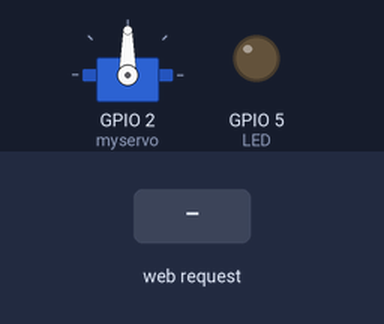
Simulated run of this sketch. Board: ESP32. On the bench: servo, output pins drawn as LEDs (lit = HIGH). The test bench sets the inputs (shaded band). WiFi joins after 1.5 s; servers stay silent unless stated; what the sketch prints to the serial monitor is not drawn.

Above: at 2.7 s.
2.8 s: HTTP request GET /lock received
At 3.2 s:
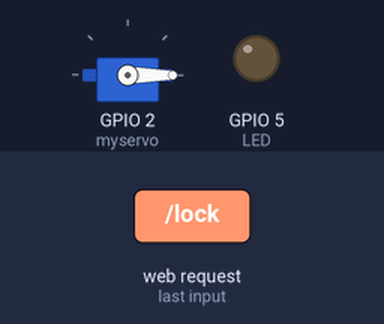
5.8 s: HTTP request GET /unlock received
At 6.7 s:
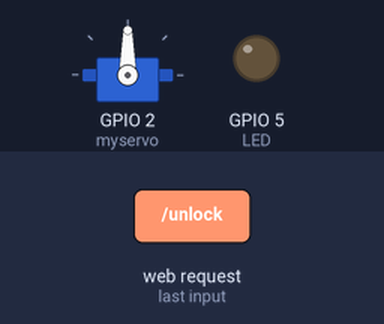
7.3 s: HTTP request GET /lock?plain=1 received
At 7.9 s:
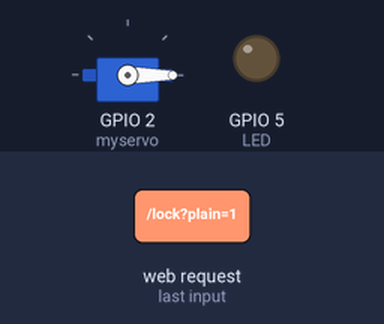
8.8 s: HTTP request GET /unlock?plain=1 received
At 10.2 s:
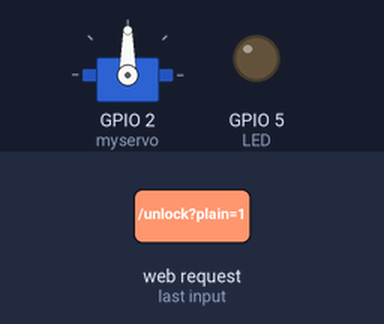
Timing chart, 0 to 20.3 s (numbered marks = the images above; inputs shaded):
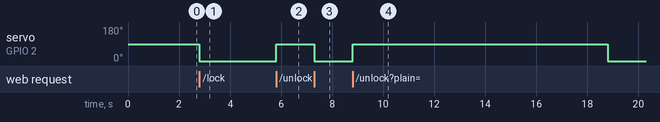

The sketch:

server.ino
```cpp
#include <WiFi.h>
#include <WebServer.h>
#include <Servo.h>

const char* ssid     = "Xiaomi 11T Pro";
const char* password = "NEKOhaken0078";
const int LED=5;
Servo myservo;
WebServer server(80);
long previousMillis = 0;
long interval = 10000;
String html;
bool locked = false;
String  key = "NEKOhakeny";

//最初にアクセスするページ
void mainPage()
{
  Serial.println("mainPage on");
  html = "<!DOCTYPE html>\n<html lang \"ja\">\n<head>\n<meta charset = \"utf-8\"><meta charset=\"utf-8\">\n  <title>オートロック管理システム</title>\n</head>\n\n<body>\n  <form action=\"/confirm\" method=\"post\" enctype = \"text/plain\">\n    パスワード：<br>\n    <input type=\"text\" name=\"password\">\n    <input type=\"submit\" value = \"確認する\">\n  </form>\n</body>\n</html>";
  server.send(200,"text/html",html);


}
//パスワード認証後、鍵やぱスワードの処理
void mainPage_2()
{
  String form = server.arg("plain");
  Serial.println(form);
  form.replace("password=","");
  String changed = form;
  Serial.println(changed);
  if(changed.indexOf(key)==-1)
  {
    server.send(200,"text/plain","ThIs password is wrong.");
    return;
  }
  html = "\n<html lang \"ja\">\n<head>\n<meta charset=\"utf-8\">\n  <title>ロック管理</title>\n</head>\n<body>\n  <p>\n";
  html += sendState();
  html += "</p>\n  <form action = \"/lock\" method = \"post\" enctype = 'text/plain'>\n";
  html += "<input type=\"hidden\" name='password' value=\"" + key + "\">";
  html += "<input type=\"submit\" value=\"鍵をかける\" id=\"Lock\" oncick=lock(this.id);><br>\n  </form>\n    <form action = \"/unlock\" method = \"post\" enctype = 'text/plain'>\n <input type = \"hidden\" value=\"" + key + "\" name = \"password\"><input type=\"submit\" value=\"鍵を開ける\" id=\"unLock\" oncick=unlock(this.id);>\n  </form>\n    <script>\n\n    </script>\n</body>\n</html>\n";
  html += "<br>\n      <form action = '/change' method = 'post' enctype = 'text/plain'>\n <input type='submit' value='パスワード変更' id='unLock' oncick=unlock(this.id);>\n  </form>";
  server.send(200,"text/html",html);
}

//鍵が空いてるかどうか
String sendState()
{
  if(locked)
  {
    return "鍵はロックされています";
  }
  else
  {
    return "鍵はロックされていません";
  }
}


//パスワードの変更
void change_password()
{
  html ="<!DOCTYPE html>\n<html lang 'ja'>\n\n<head>\n  <meta charset='utf-8'>\n <title>オートロック管理システム</title>\n</head>\n\n<body>\n";
  html += "<form action='/confirm' method='post' enctype='text/plain'>\n    新しいパスワード：<br>\n    <input type='text' name='password'>\n    <input type='submit' value='変更する'>\n  </form>";
  html += "<input type = 'hidden' value= '" + key + "' name = 'password'><br>\n";
  html += "\n</body>\n\n</html>'";
  server.send(200,"text/html",html);
  String new_key = server.arg("plain");
  mainPage_2();
  key = new_key;
}


//鍵を閉める
void lock()
{
  Serial.println("lockpage accessed");
  myservo.write(0);
  locked = true;
   mainPage_2();

}
//鍵を開ける
void unlock()
{
  Serial.println("unLockpage accessed");
  myservo.write(90);
  locked = false;
  mainPage_2();
  previousMillis = millis();


}
//一定時間経ったら勝手に閉まる
void auto_lock()
{
  unsigned long currentMillis = millis();
  if(currentMillis - previousMillis > interval)
  {
    //Serial.println("５ふんたちました");
    if(!locked)myservo.write(0);
    locked = true;
    previousMillis = currentMillis;
  }
}


void setup(void)
{
  pinMode(LED,OUTPUT);
  myservo.attach(2);
  Serial.begin(115200);
  WiFi.begin(ssid, password);

  while (WiFi.status() != WL_CONNECTED)
  {
    delay(500);
    Serial.print(".");
  }

  Serial.println("");
  Serial.print("Connected to ");
  Serial.println(ssid);
  Serial.print("IP address: ");
  Serial.println(WiFi.localIP());
  server.on("/", mainPage);
  server.on("/confirm",mainPage_2);
  server.on("/lock",lock);
  server.on("/unlock",unlock);
  server.on("/change",change_password);
  server.begin();
}
void loop(void)
{
  server.handleClient();
  auto_lock();//こいつが鍵が空いてるかどうか常に確認してくれる
}
```

Measured:
- after the input at 2.8 s, servo on GPIO 2 (myservo): 90° → 0° at once
- after the input at 5.8 s, servo on GPIO 2 (myservo): 0° → 90° at once
- after the input at 7.3 s, servo on GPIO 2 (myservo): 90° → 0° at once
- after the input at 8.8 s, servo on GPIO 2 (myservo): 0° → 90° at once, → 0° 10.0 s later
